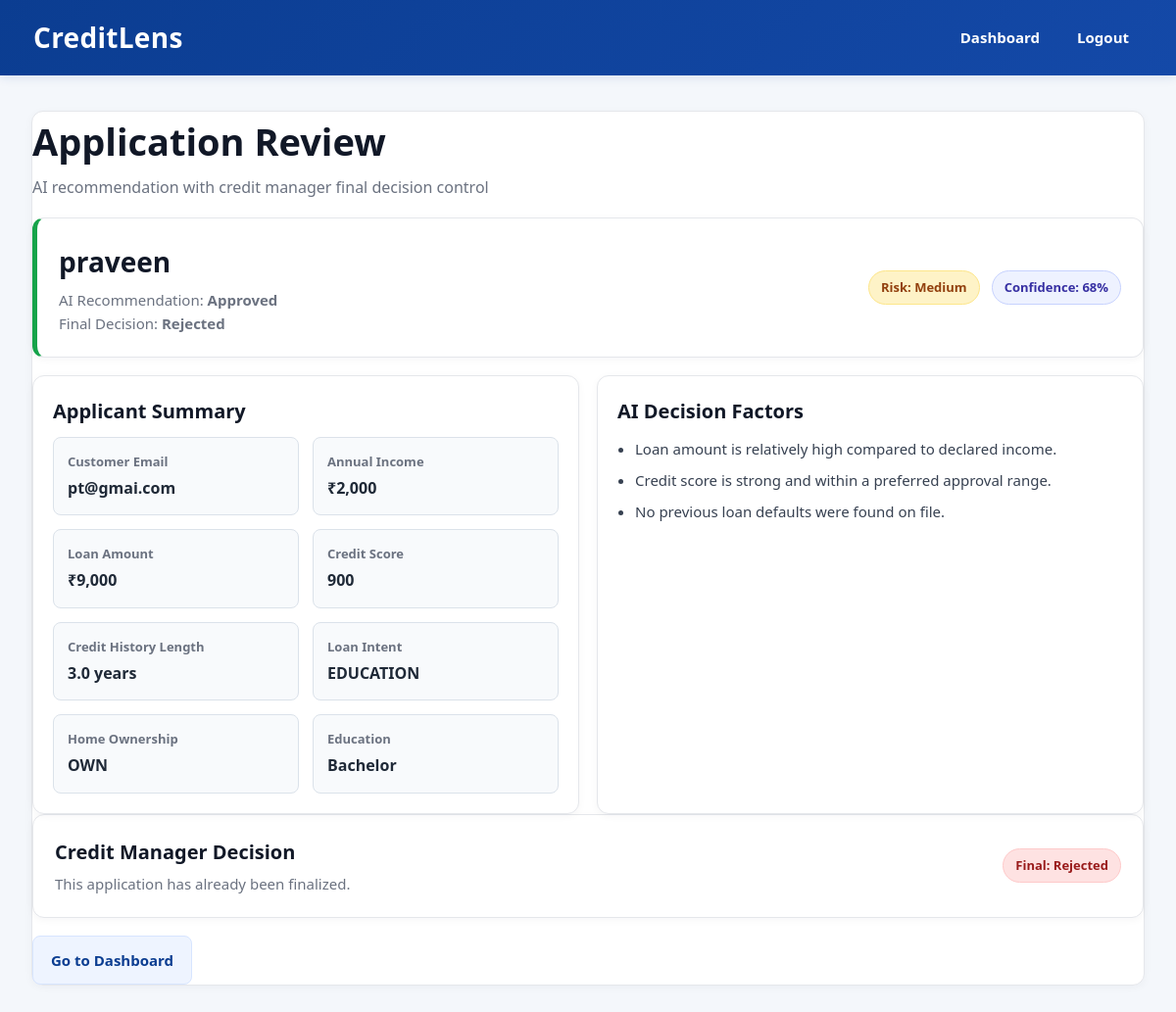
The app's page /review/1 (signed in) with its own data.
### app/database/db.py (models this page shows)
class Application(db.Model):
    __tablename__ = 'applications'
    id = db.Column(db.Integer, primary_key=True, autoincrement=True)
    loan_assistant_id = db.Column(db.Integer, db.ForeignKey('users.id'), nullable=False)
    customer_name = db.Column(db.String(100), nullable=False)
    customer_email = db.Column(db.String(100), nullable=False)
    person_age = db.Column(db.Integer, nullable=False)
    person_gender = db.Column(db.SmallInteger, nullable=False)
    person_education = db.Column(db.String(50), nullable=False)
    person_income = db.Column(db.Float, nullable=False)
    person_emp_exp = db.Column(db.Integer, nullable=False)
    person_home_ownership = db.Column(db.String(20), nullable=False)
    loan_amnt = db.Column(db.Float, nullable=False)
    loan_intent = db.Column(db.String(30), nullable=False)
    loan_int_rate = db.Column(db.Float, nullable=False)
    loan_percent_income = db.Column(db.Float, nullable=False)
    credit_history_length = db.Column(db.Float, nullable=False)
    credit_score = db.Column(db.Integer, nullable=False)
    previous_loan_defaults_on_file = db.Column(db.SmallInteger, nullable=False)
    submitted_at = db.Column(db.DateTime, default=datetime.utcnow)
    prediction = db.relationship('Prediction', backref='application', uselist=False)

class Prediction(db.Model):
    __tablename__ = 'predictions'
    id = db.Column(db.Integer, primary_key=True, autoincrement=True)
    application_id = db.Column(db.Integer, db.ForeignKey('applications.id'), nullable=False)
    ml_decision = db.Column(db.SmallInteger, nullable=False)
    confidence_score = db.Column(db.Float, nullable=False)
    flag = db.Column(db.Enum('clear', 'review'), nullable=False)
    final_decision = db.Column(
        db.Enum('approved', 'rejected', 'pending'),
        default='pending'
    )
    decided_by = db.Column(db.Integer, db.ForeignKey('users.id'), nullable=True)
    decision_at = db.Column(db.DateTime, nullable=True)
    email_sent = db.Column(db.SmallInteger, default=0)
    predicted_at = db.Column(db.DateTime, default=datetime.utcnow)

### app/routes/dashboard.py (the view)
@dashboard_bp.route('/review/<int:application_id>')
def review(application_id):
    guard = require_credit_manager()
    if guard:
        return guard
    application = Application.query.get_or_404(application_id)
    prediction = Prediction.query.filter_by(application_id=application_id).first()
    ai_recommendation = "Approved"
    risk_level = "Low"
    confidence = 87
    if prediction:
        ai_recommendation = "Approved" if prediction.ml_decision == 1 else "Rejected"
        if prediction.confidence_score is not None:
            confidence = round(prediction.confidence_score * 100)
        risk_level = get_risk_level(prediction)
    decision_factors = []
    if application.person_income > 0 and application.loan_amnt <= (application.person_income * 0.5):
        decision_factors.append("Income level supports the requested loan amount.")
    else:
        decision_factors.append("Loan amount is relatively high compared to declared income.")
    if application.credit_score >= 700:
        decision_factors.append("Credit score is strong and within a preferred approval range.")
    elif application.credit_score >= 600:
        decision_factors.append("Credit score is acceptable but may require manual review.")
    else:
        decision_factors.append("Credit score is below the preferred approval threshold.")
    if application.previous_loan_defaults_on_file == 0:
        decision_factors.append("No previous loan defaults were found on file.")
    else:
        decision_factors.append("Previous loan default history increases lending risk.")
    return render_template(
        'review.html',
        applicant_name=application.customer_name,
        applicant_email=application.customer_email,
        applicant_income=application.person_income,
        loan_amount=application.loan_amnt,
        loan_term="Calculated / Not Stored",
        credit_score=application.credit_score,
        credit_history_length=application.credit_history_length,
        loan_intent=application.loan_intent,
        home_ownership=application.person_home_ownership,
        education=application.person_education,
        ai_recommendation=ai_recommendation,
        risk_level=risk_level,
        confidence=confidence,
        decision_factors=decision_factors,
        application_id=application.id,
        final_decision=prediction.final_decision if prediction else "pending",
        decided_by=prediction.decided_by if prediction else None,
        decision_at=prediction.decision_at if prediction else None
    )

### app/routes/dashboard.py (called while the page is built)
def require_credit_manager():
    if 'user_id' not in session:
        return redirect(url_for('auth.login'))
    if session.get('role') != 'credit_manager':
        return redirect(url_for('predict.application'))
    return None

def get_risk_level(prediction):
    if not prediction:
        return "Medium"
    if prediction.flag == "clear":
        return "Low"
    if prediction.ml_decision == 0:
        return "High"
    return "Medium"

### app/templates/review.html (shortened to what this page needs)
{% extends "base.html" %}
{% block content %}
<div class="container review-container">
    <div class="review-hero">
        <div>
            <h1 class="review-title">Application Review</h1>
            <p class="review-subtitle">AI recommendation with credit manager final decision control</p>
        </div>
    </div>
    <div class="review-summary-banner {% if ai_recommendation == 'Approved' %}approved-banner{% else %}rejected-banner{% endif %}">
        <div>
            <h2 class="review-applicant-name">{{ applicant_name }}</h2>
            <p class="review-ai-status">AI Recommendation: <strong>{{ ai_recommendation }}</strong></p>
            <p class="review-ai-status">Final Decision:
                <strong>
                    {% if final_decision == 'approved' %}
                    Approved
                    {% elif final_decision == 'rejected' %}
                    Rejected
                    {% else %}
                    Pending Review
                    {% endif %}
                </strong>
            </p>
        </div>
        <div class="review-badges">
            <span class="risk-badge
                {% if risk_level == 'Low' %}
                    risk-low
                {% elif risk_level == 'Medium' %}
                    risk-medium
                {% else %}
                    risk-high
                {% endif %}">
                Risk: {{ risk_level }}
            </span>
            <span class="confidence-badge">
                Confidence: {{ confidence }}%
            </span>
        </div>
    </div>
    <div class="review-grid">
        <div class="dashboard-panel compact-panel">
            <h3>Applicant Summary</h3>
            <div class="summary-grid">
                <div class="summary-card">
                    <span class="summary-label">Customer Email</span>
                    <strong>{{ applicant_email }}</strong>
                </div>
                <div class="summary-card">
                    <span class="summary-label">Annual Income</span>
                    <strong>₹{{ "{:,.0f}".format(applicant_income) }}</strong>
                </div>
                <div class="summary-card">
                    <span class="summary-label">Loan Amount</span>
                    <strong>₹{{ "{:,.0f}".format(loan_amount) }}</strong>
                </div>
                <div class="summary-card">
                    <span class="summary-label">Credit Score</span>
                    <strong>{{ credit_score }}</strong>
                </div>
                <div class="summary-card">
                    <span class="summary-label">Credit History Length</span>
                    <strong>{{ credit_history_length }} years</strong>
                </div>
                <div class="summary-card">
                    <span class="summary-label">Loan Intent</span>
                    <strong>{{ loan_intent }}</strong>
                </div>
                <div class="summary-card">
                    <span class="summary-label">Home Ownership</span>
                    <strong>{{ home_ownership }}</strong>
                </div>
                <div class="summary-card">
                    <span class="summary-label">Education</span>
                    <strong>{{ education }}</strong>
                </div>
            </div>
        </div>
        <div class="dashboard-panel compact-panel">
            <h3>AI Decision Factors</h3>
            <ul class="reason-list dashboard-list">
                {% for factor in decision_factors %}
                <li>{{ factor }}</li>
                {% endfor %}
            </ul>
        </div>
    </div>
    <div class="manager-decision-panel">
        <div>
            <h3>Credit Manager Decision</h3>
            <p>
                {% if final_decision == 'pending' %}
                Choose the final customer-facing decision after reviewing the model recommendation and applicant data.
                {% else %}
                This application has already been finalized.
                {% endif %}
            </p>
        </div>
        {% if final_decision == 'pending' %}
        <form method="POST" action="{{ url_for('dashboard.decide_application', application_id=application_id) }}" class="manager-decision-actions">
            <button type="submit" name="decision" value="approved" class="approve-btn">Approve</button>
            <button type="submit" name="decision" value="rejected" class="reject-btn">Reject</button>
        </form>
        {% else %}
        <span class="status-badge {% if final_decision == 'approved' %}status-approved{% else %}status-rejected{% endif %}">
            Final: {{ final_decision|title }}
        </span>
        {% endif %}
    </div>
    <div class="result-actions">
        <a href="{{ url_for('dashboard.dashboard') }}" class="secondary-btn">Go to Dashboard</a>
    </div>
</div>
{% endblock %}

### app/templates/base.html (shortened to what this page needs)
<!DOCTYPE html>
<html lang="en">
<head>
    <link rel="stylesheet" href="{{ url_for('static', filename='css/styles.css') }}">
</head>
<body>
    <nav class="navbar">
        <div class="logo">CreditLens</div>
        <div class="nav-links">
            {% if session.get('role') == 'credit_manager' %}
            <a href="{{ url_for('dashboard.dashboard') }}">Dashboard</a>
            {% endif %}
            <a href="{{ url_for('auth.logout') }}">Logout</a>
        </div>
    </nav>
    <main>
        {% block content %}{% endblock %}
    </main>
</body>
</html>

### records on screen
Application: customer_name "praveen", customer_email "pt@gmai.com", person_income "2,000", loan_amnt "9,000", credit_score "900", credit_history_length "3.0", loan_intent "EDUCATION", person_home_ownership "OWN", person_education "Bachelor"
Prediction: final_decision "Rejected"

### other values on screen
{{ ai_recommendation }} "Approved"
{{ risk_level }} "Medium"
{{ confidence }} "68"
{{ factor }} "Loan amount is relatively high compared to declared income." "Credit score is strong and within a preferred approval range." "No previous loan defaults were found on file."
